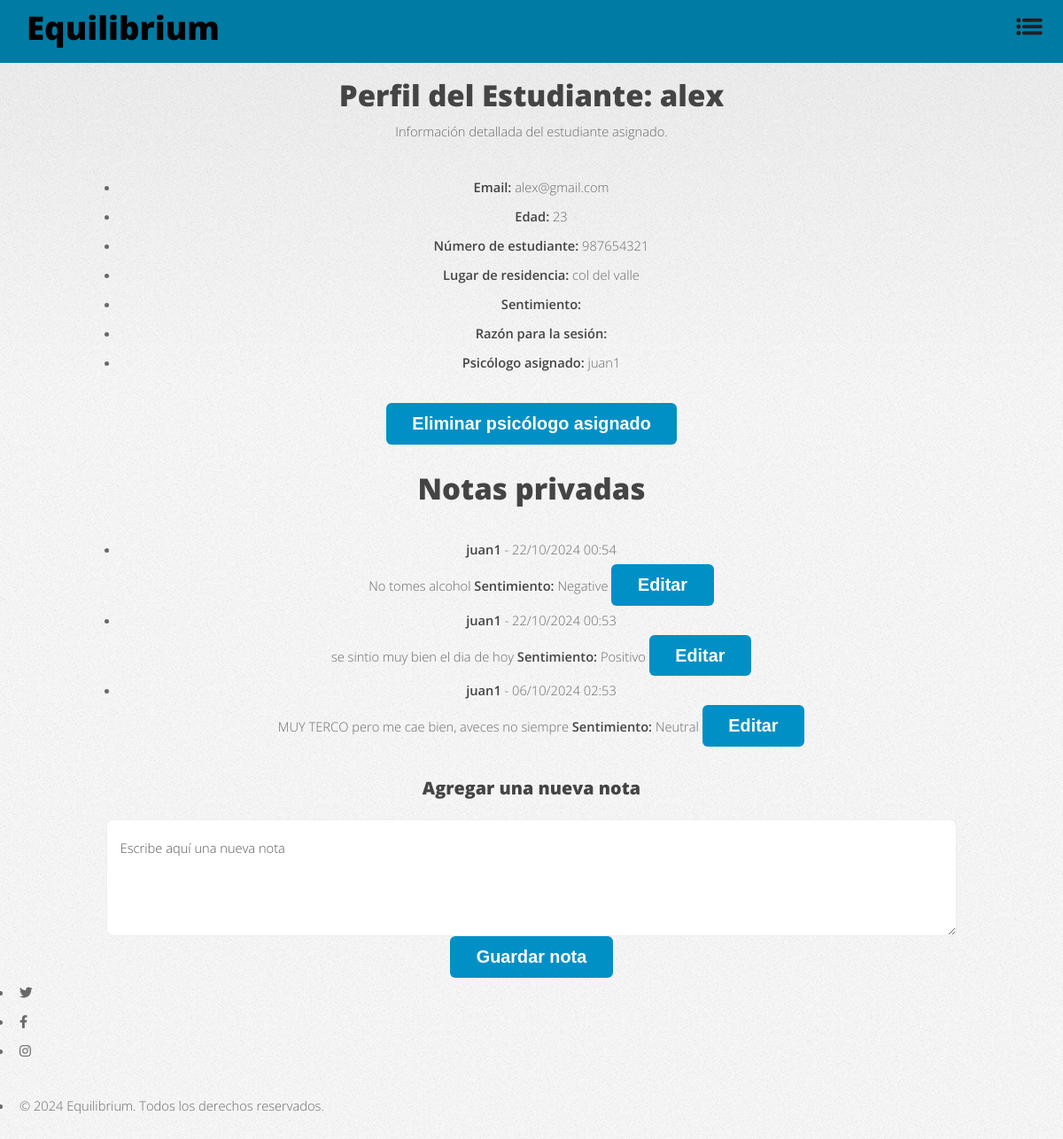
The page /student/2/view/ (signed in) on the database as committed earlier.
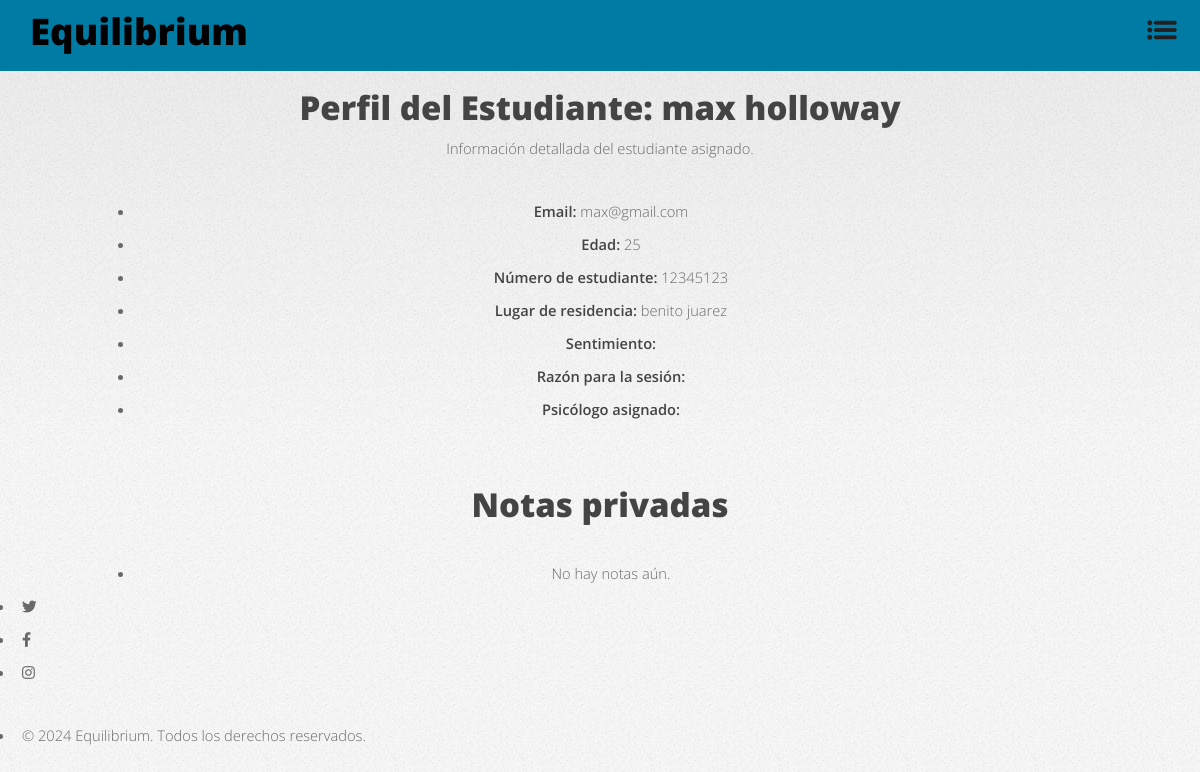
The same page on the database as committed later.
### main/models.py (models this page shows, shortened)
class Student(models.Model):
    user = models.OneToOneField(User, on_delete=models.CASCADE, related_name='student_profile')
    name = models.CharField(max_length=100)
    age = models.IntegerField()
    email = models.EmailField(unique=True)
    student_number = models.CharField(max_length=20, unique=True)
    location = models.CharField(max_length=100)
    profile_photo = models.ImageField(upload_to='profile_photos/', null=True, blank=True)
    psychologist = models.ForeignKey(
        Psychologist,
        on_delete=models.SET_NULL,
        null=True,
        blank=True,
        related_name='assigned_students'
    )

class Psychologist(models.Model):
    user = models.OneToOneField(User, on_delete=models.CASCADE, related_name='psychologist_profile')
    name = models.CharField(max_length=100)
    age = models.IntegerField()
    email = models.EmailField(unique=True)
    specialty = models.CharField(max_length=100)
    phone_number = models.CharField(max_length=15)
    profile_photo = models.ImageField(upload_to='profile_photos/', null=True, blank=True)
    cover_photo = models.ImageField(upload_to='cover_photos/', null=True, blank=True)

class PrivateNote(models.Model):
    student = models.ForeignKey(Student, on_delete=models.CASCADE, related_name='notes')
    content = models.TextField()
    created_by = models.ForeignKey(User, on_delete=models.SET_NULL, null=True, related_name='created_private_notes')
    created_at = models.DateTimeField(auto_now_add=True)
    sentiment = models.CharField(max_length=10, blank=True, null=True)  # Campo para guardar el sentimiento

### main/views.py (the view, shortened to what this page needs)
# urls.py: path('student/<int:student_id>/view/', views.view_student_profile, name='view_student_profile'),
@login_required
def view_student_profile(request, student_id):
    student = get_object_or_404(Student, id=student_id)
    current_user = request.user
    can_edit = student.psychologist == current_user.psychologist_profile
    notes = PrivateNote.objects.filter(student=student).order_by('-created_at')
    return render(request, 'view_student_profile.html', {
        'student': student,
        'can_edit': can_edit,
        'notes': notes,
    })

### main/templates/view_student_profile.html (shortened to what this page needs)
<!DOCTYPE html>
<html lang="es">
<head>
    {% load static %}
    <link rel="stylesheet" href="{% static 'css/fontawesome-all.min.css' %}">
    <link rel="stylesheet" href="{% static 'css/main.css' %}">
</head>
<body class="is-preload">
    <div id="page-wrapper">
        <div class="blue-bar">
            <h1 id="logo"><a href="{% url 'home' %}">Equilibrium</a></h1>
            <nav id="nav">
                <ul>
                    <li class="dropdown">
                        <a href="javascript:void(0)" class="dropbtn">
                            <img src="{% static 'img/menu-icon.png' %}" alt="Menú" class="menu-icon">
                        </a>
                    </li>
                </ul>
            </nav>
        </div>
        <section id="main" class="container">
            <header class="major">
                <h2>Perfil del Estudiante: {{ student.name }}</h2>
                <p>Información detallada del estudiante asignado.</p>
            </header>
            <ul>
                <li><strong>Email:</strong> {{ student.email }}</li>
                <li><strong>Edad:</strong> {{ student.age }}</li>
                <li><strong>Número de estudiante:</strong> {{ student.student_number }}</li>
                <li><strong>Lugar de residencia:</strong> {{ student.location }}</li>
                <li><strong>Sentimiento:</strong> {{ student.feelings }}</li>
                <li><strong>Razón para la sesión:</strong> {{ student.reason }}</li>
                <li><strong>Psicólogo asignado:</strong> {{ student.psychologist.user.username }}</li>
            </ul>
            {% if can_edit %}
            <form method="POST" action="{% url 'remove_psychologist' student.id %}">
                <button type="submit" class="button primary">Eliminar psicólogo asignado</button>
                <br>
            </form>
            {% endif %}
<br>
            <h2>Notas privadas</h2>
            <ul>
                {% for note in notes %}
                    <li>
                        <strong>{{ note.created_by.username }}</strong> - {{ note.created_at|date:"d/m/Y H:i" }}<br>
                        <span id="note-text-{{ note.id }}">{{ note.content }}</span>
                        <strong>Sentimiento:</strong> {{ note.sentiment|capfirst }}
                        {% if can_edit and note.created_by == user %}
                            <button type="button" onclick="showEditForm({{ note.id }})" class="button">Editar</button>
                        {% endif %}
                    </li>
                {% empty %}
                    <li>No hay notas aún.</li>
                {% endfor %}
            </ul>
            {% if can_edit %}
                <h3>Agregar una nueva nota</h3>
                <form method="POST">
                    <textarea name="private_notes" placeholder="Escribe aquí una nueva nota"></textarea>
                    <button type="submit" class="button primary">Guardar nota</button>
                </form>
            {% endif %}
        </section>
        <footer id="footer">
            <ul class="icons">
                <li><a href="#" class="icon brands fa-twitter"><span class="label">Twitter</span></a></li>
                <li><a href="#" class="icon brands fa-facebook-f"><span class="label">Facebook"></span></a></li>
                <li><a href="#" class="icon brands fa-instagram"><span class="label">Instagram"></span></a></li>
            </ul>
            <ul class="copyright">
                <li>&copy; 2024 Equilibrium. Todos los derechos reservados.</li>
            </ul>
        </footer>
    </div>
</body>
</html>

Rows that differ between the two databases and show on the page:
removed PrivateNote: created_by.username "juan1", created_at "22/10/2024 00:54", content "No tomes alcohol", sentiment "Negative"
removed PrivateNote: created_by.username "juan1", created_at "22/10/2024 00:53", content "se sintio muy bien el dia de hoy", sentiment "Positivo"
no longer on this page (row edited): PrivateNote: created_by.username "juan1", created_at "06/10/2024 02:53", content "MUY TERCO pero me cae bien, aveces no siempre", sentiment "Neutral"
changed Student: name "alex" → "max holloway"; email "alex@gmail.com" → "max@gmail.com"; age "23" → "25"; student_number "987654321" → "12345123"; location "col del valle" → "benito juarez"; psychologist.user.username "juan1" → (not shown)
Other text that changed with them:
text no longer shown: "Eliminar psicólogo asignado Agregar una nueva nota Guardar nota"
text now shown: "No hay notas aún."
